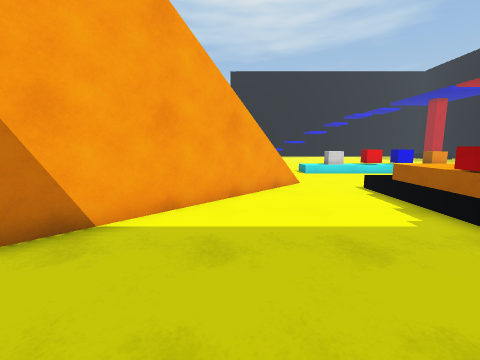
[1] (above)

18 first-person views from a walk through a Unity game level. The camera is 1.4 m above the floor, tilts 8° down and sees 90° across. The floor is counted in squares, 1 m on a side. Each view is taken from the middle of a square. On the plan, view 1 faces up. The plan holds only what a view shows up to about 13 squares ahead; the rest is blank. The place goes on beyond the plan. The player is left out. Surface patterns are stand-ins for the level's own textures.

[2]
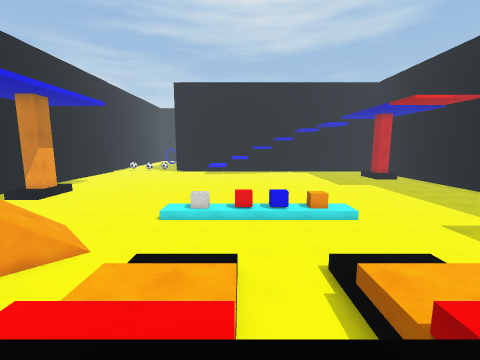

[3]
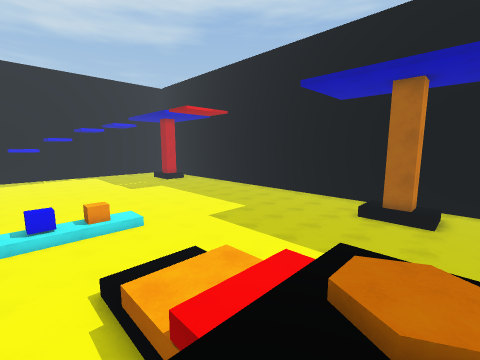

[4]
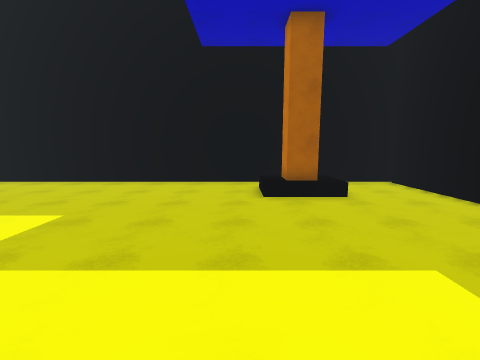

[5]
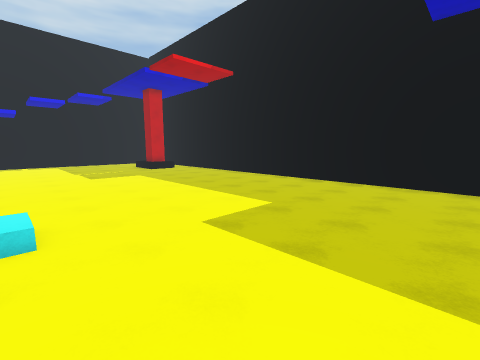

[6]
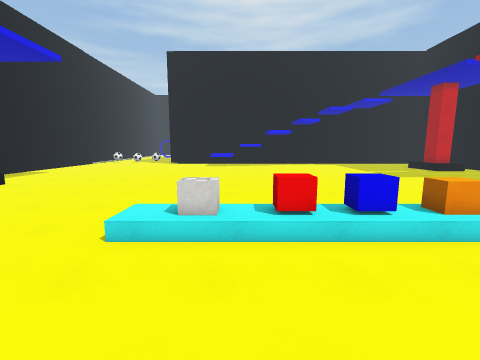

[7]
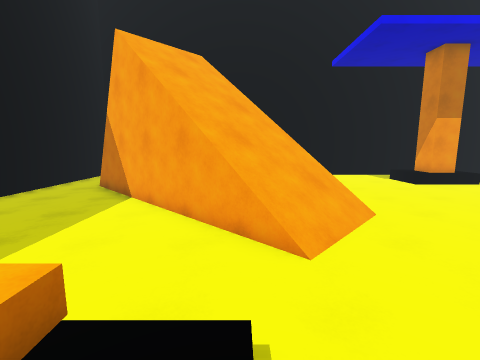

[8]
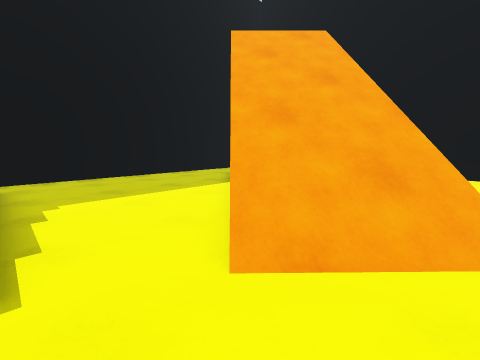

[9]
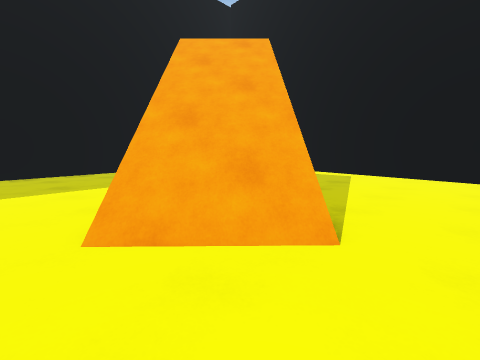

[10]
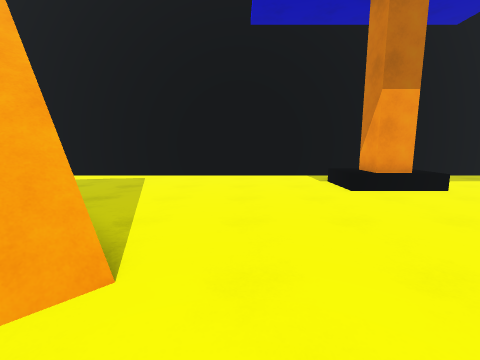

[11]
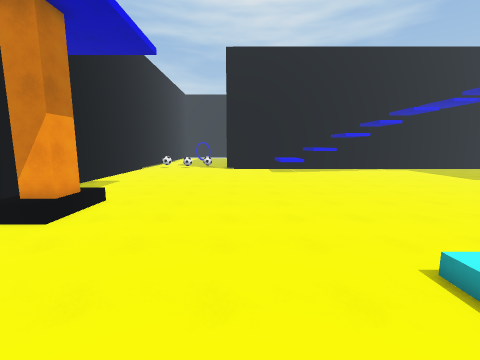

[12]
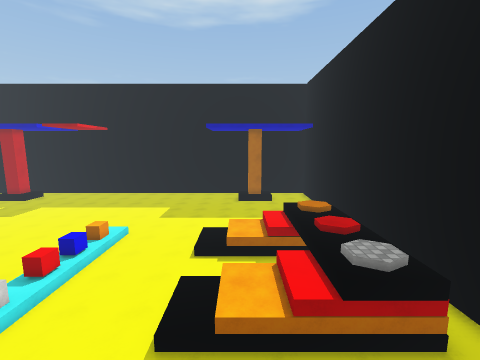

[13]
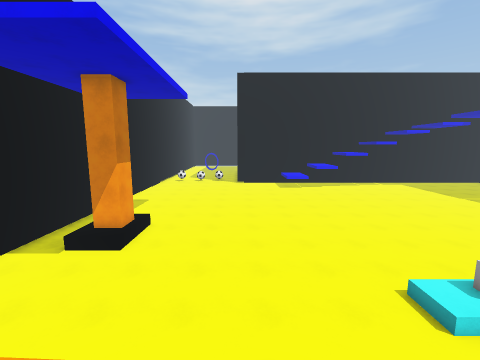

[14]
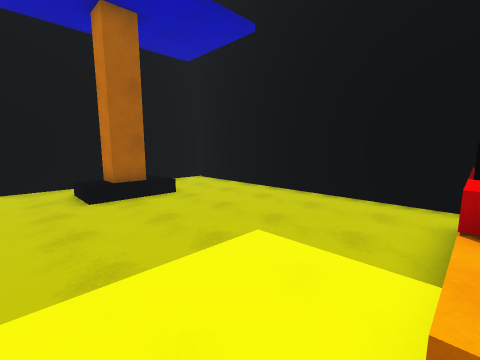

[15]
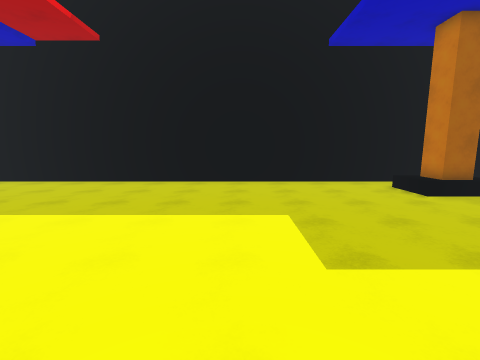

[16]
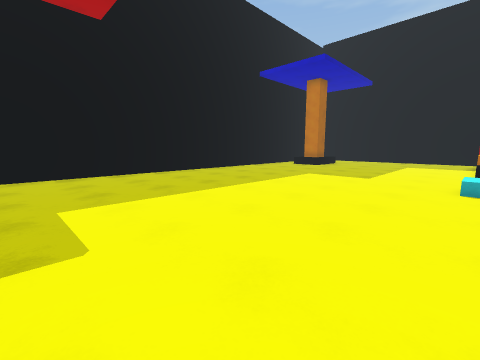

[17]
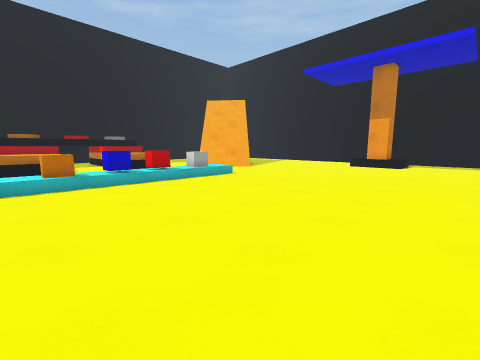

[18]
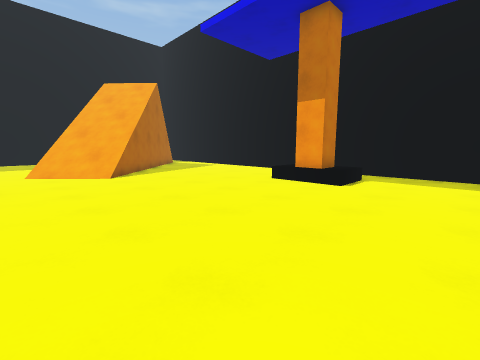

### Floor plan
Key: @ floor where view 1 was taken; # wall or solid block; . main floor; : floor 0.5 m higher than the main floor; + floor 1 m higher than the main floor; * floor 2 m higher than the main floor; % floor 2.25 m higher than the main floor; / step, stairs or slope; = window, fence, low wall or low ledge; B white block; R red block; L blue block; A orange block; O other object.
Columns run from 10 left of view 1 to 25 right of it. Each row starts with its distance up from view 1.
 23 #..................................#
 22 #..................................#
 21 #..................................#
 20 #..................................#
 19 #. ##..............................#
 18 #. ##..............................#
 17 #..OO..............................#
 16 #..................................#
 15 #..................................#
 14 #............./////////............#
 13 #.............OBOROLAA:............#
 12 #..................................#
 11 #........//........................#
 10 #........///.......................#
  9 #......./////......................#
  8 #......////#..////..///............#
  7 #...  =////.../::/..::/............#
  6 #..   ////..../++/..++/........OO..#
  5 #     ///......++...+++........##. #
  4        #......////..///........##  #
  3      ##.......///*/*///............#
  2      #........////%*///............#
  1     ...........#       ............#
  0    .......@......     .............#
 -1    #################################

Where each view was taken, in squares from view 1:
view 1: 0 up, 0 right, facing up
view 2: 2 up, 7 right, facing up
view 3: 2 up, 8 right, facing up-right
view 4: 7 up, 12 right, facing right
view 5: 7 up, 12 right, facing up-right
view 6: 8 up, 6 right, facing up
view 7: 8 up, 6 right, facing left
view 8: 11 up, 4 right, facing down-left
view 9: 13 up, 3 right, facing down-left
view 10: 13 up, 2 right, facing left
view 11: 10 up, 0 right, facing up
view 12: 6 up, 1 left, facing right
view 13: 8 up, 1 left, facing up
view 14: 8 up, 12 right, facing down-right
view 15: 13 up, 12 right, facing right
view 16: 23 up, 12 right, facing down-right
view 17: 23 up, 12 right, facing down-left
view 18: 23 up, 3 right, facing down-left
